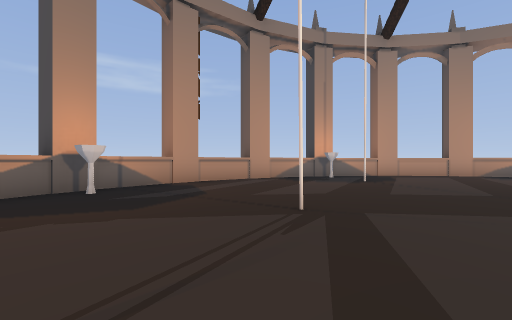
view 1 (above)

16 first-person views from a walk through a 3-D level made in the Godot game engine. The camera is 1.2 m above the floor, looks level and sees 90° across. The floor is counted in squares, 2 m on a side. Each view is taken from the middle of a square. On the plan, view 1 faces up. The plan holds only what a view shows up to about 9 squares ahead; the rest is blank.

view 2
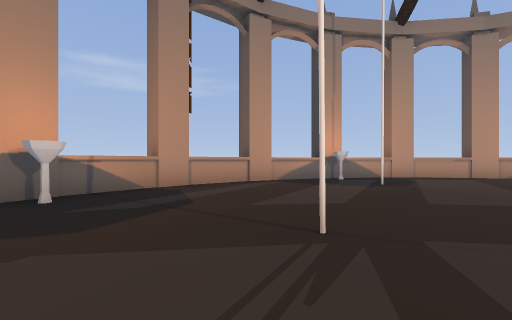

view 3
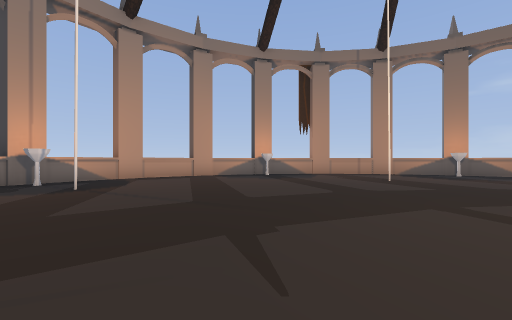

view 4
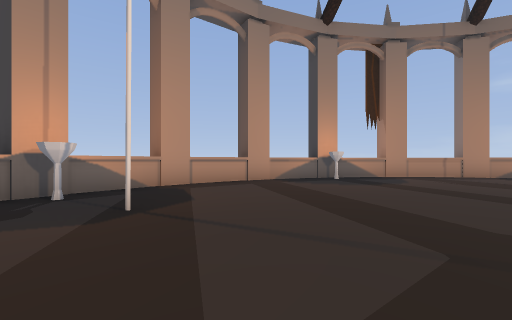

view 5
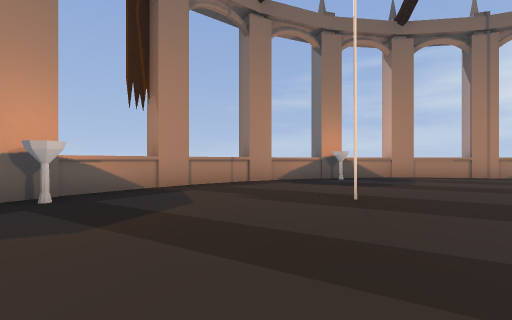

view 6
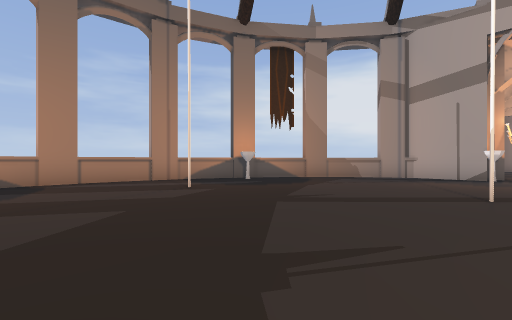

view 7
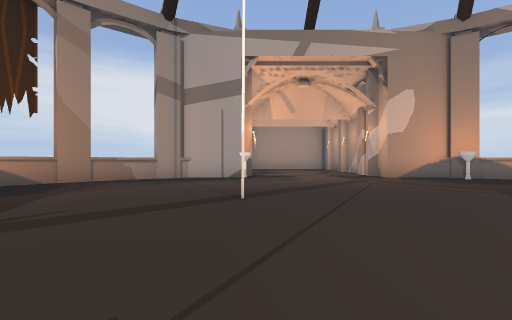

view 8
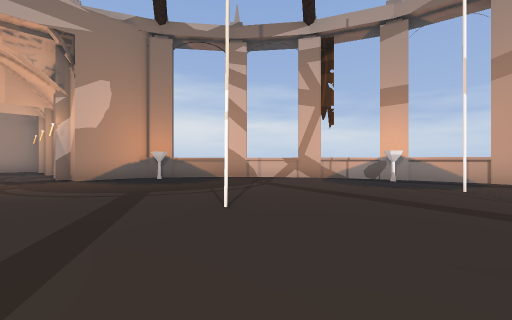

view 9
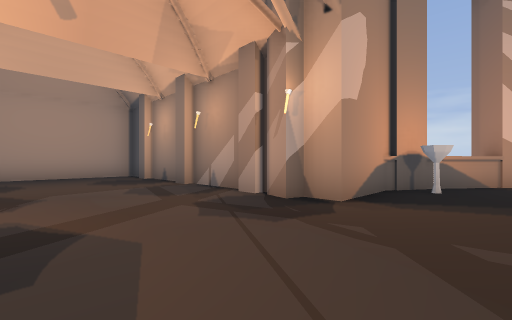

view 10
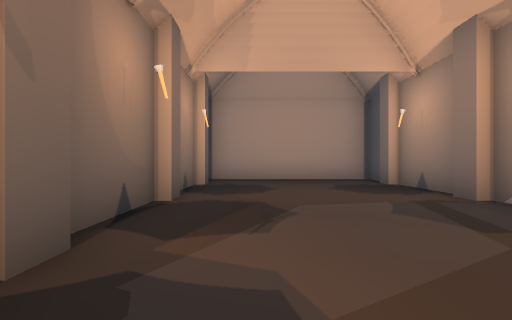

view 11
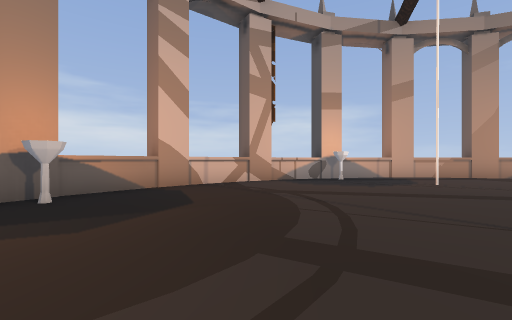

view 12
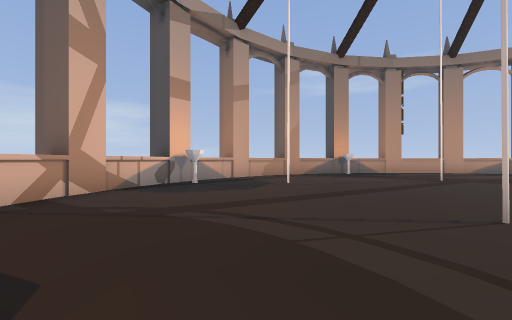

view 13
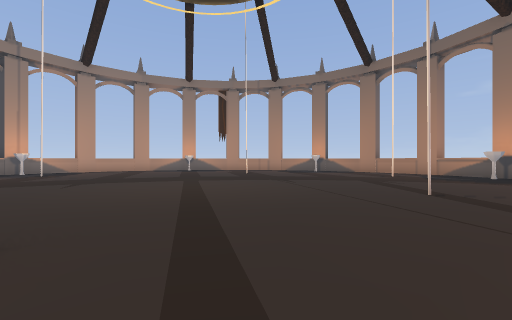

view 14
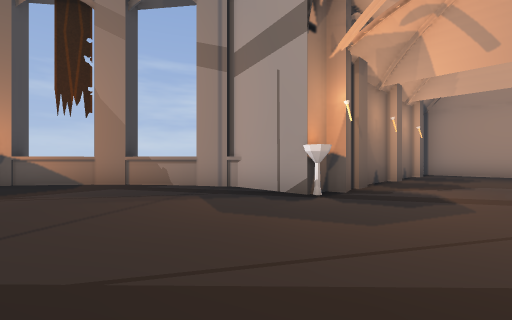

view 15
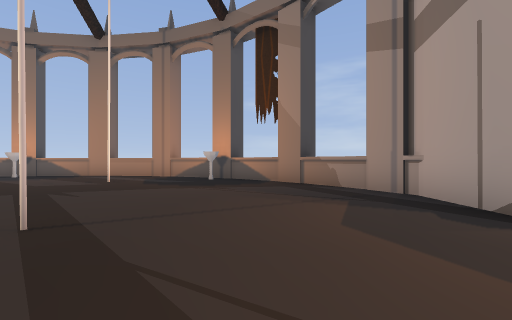

view 16
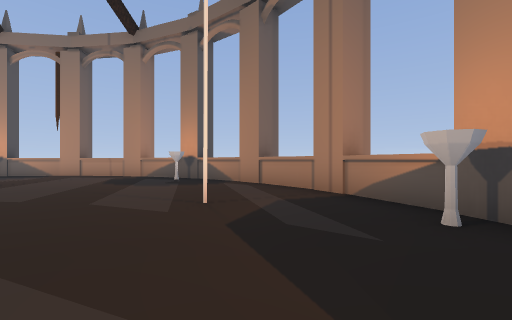

### Floor plan
Key: @ floor where view 1 was taken; # wall or solid block; . floor; ^ raised ledge.
Columns run from 5 left of view 1 to 16 right of it. Each row starts with its distance up from view 1.
 10        #^^#^^#
  9      #^.#.....^#
  8     ^..........#^#
  7   ##....#........#
  6   ^...............^
  5  ##................#
  4  ^.................^
  3 #.....#........#....#
  2 ^..................#^
  1 ^...................^
  0 #....@..............##
 -1 ^..#................^
 -2 ^#...............#..^
 -3 #......#............#
 -4  ^..........#......^
 -5  #................##
 -6  #^...............^#
 -7    ##............#
 -8    ###..........^#
 -9      ###.....###
-10        #.....#
-11        #.....#
-12        #.....#
-13        #.....#
-14        #.....#
-15        #.....#
-16        #.....#
-17        #######

Where each view was taken, in squares from view 1:
view 1: 0 up, 0 right, facing up
view 2: 1 up, 0 right, facing up
view 3: 1 up, 2 right, facing up-right
view 4: 4 up, 2 right, facing up-right
view 5: 5 up, 6 right, facing right
view 6: 1 up, 7 right, facing down-right
view 7: 0 up, 7 right, facing down
view 8: 0 up, 4 right, facing down-left
view 9: 7 down, 6 right, facing down-left
view 10: 9 down, 6 right, facing down
view 11: 5 down, 4 right, facing left
view 12: 6 down, 2 right, facing up-left
view 13: 5 down, 2 right, facing up-right
view 14: 5 down, 5 right, facing down-right
view 15: 6 down, 5 right, facing right
view 16: 5 down, 10 right, facing up-right
